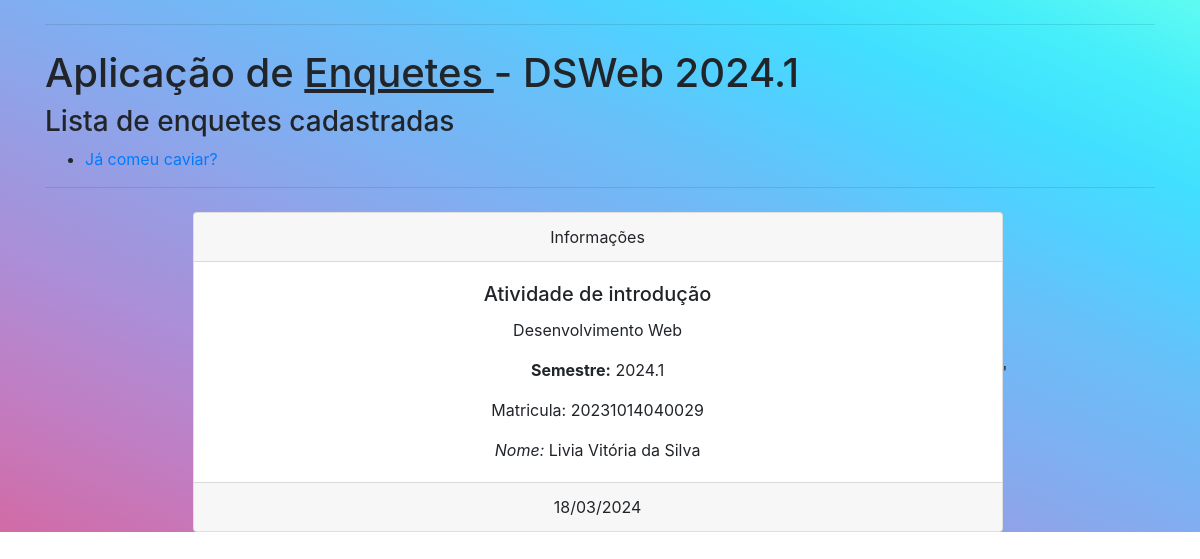
Before: /enquetes/ with the older database file.
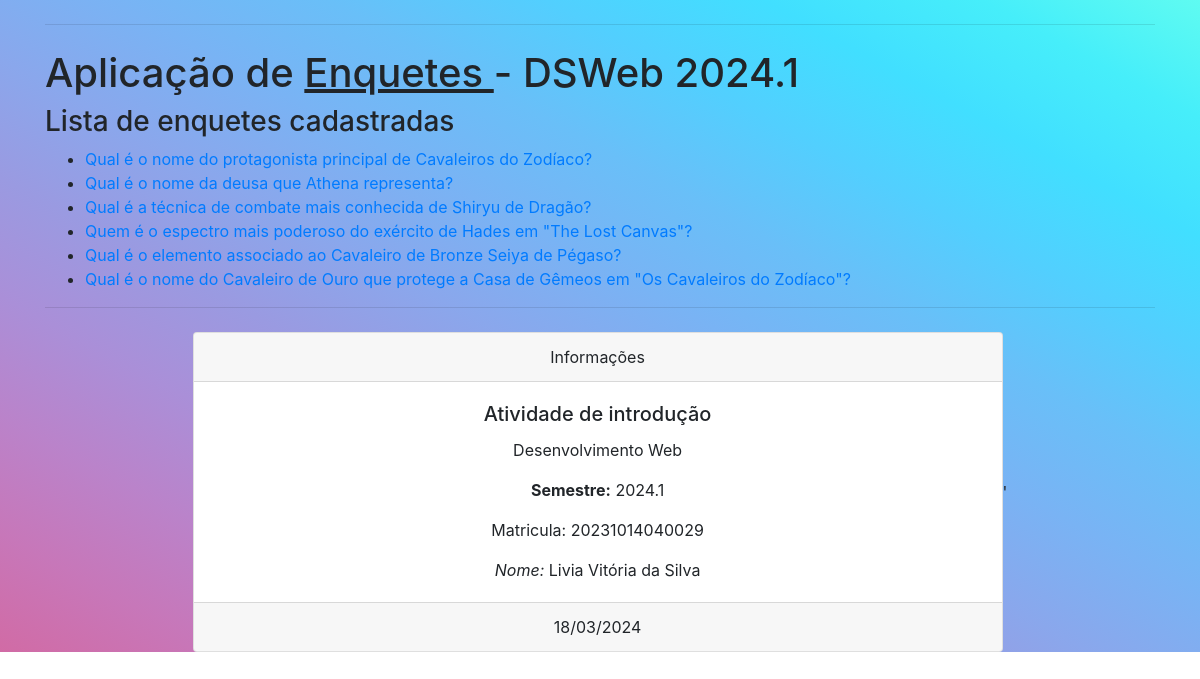
After: the same page with the newer database file.
### enquetes/models.py (models this page shows, shortened)
class Pergunta(models.Model):
    texto = models.CharField(max_length=150)
    data_pub = models.DateTimeField('Data de publicação')

### enquetes/views.py (the view)
# urls.py: path('', views.IndexView.as_view(), name="index"),
class IndexView (View):
    def get(self, request, *args, **kwargs):
        lista = Pergunta.objects.all()
        context = {'lista_enquetes': lista}
        return render(request,"index.html", context)

### enquetes/templates/index.html (shortened to what this page needs)
{% load static %}
<!DOCTYPE html>
<html lang="pt-br">
<head>
    <link rel="stylesheet" href="https://stackpath.bootstrapcdn.com/bootstrap/4.1.3/css/bootstrap.min.css">
    <link rel="stylesheet" type="text/css" href="{% static 'enquetes/styles.css' %}">
</head>
<body>
    <main class="container mt-4">
        <hr>
        <section id="a">
            <h1 class="mt-4">Aplicação de <u> Enquetes </u> - DSWeb 2024.1 </h1>
            {%  if lista_enquetes %}
            <h3>Lista de enquetes cadastradas</h3>
                <ul>
                    {% for p in lista_enquetes %}
                    <li> <a href="{% url "detalhes" p.id %}">{{p.texto }} </a></li>
                {% endfor %}
                </ul>
            {% else %}
                <h5> Nenhuma enquete cadastrada</h5>
            {% endif %}
        </section>
        <hr>
          <section class="container h-auto d-flex justify-content-center align-items-center mt-4">
            <div class="w-75">
                <div class="card text-center">
                    <div class="card-header">
                      Informações
                    </div>
                    <div class="card-body">
                      <h5 class="card-title">Atividade de introdução</h5>
                      <p class="card-text">Desenvolvimento Web</p>
                      <p class="card-text"><span><b>Semestre:</b> 2024.1</span>
                      </p>
                      <p class="card-text">Matricula: 20231014040029</p>
                      <p class="card-text"><i>Nome:</i> Livia Vitória da Silva</p>
                    </div>
                    <div class="card-footer text-body-secondary">
                      18/03/2024
                    </div>
                  </div>
            </div>
'
        </section>
    </main>
</body>
</html>

### static/enquetes/styles.css (style rules this page uses)
body { background: linear-gradient(to right top, #d16ba5, #c777b9, #ba83ca, #aa8fd8, #9a9ae1, #8aa7ec, #79b3f4, #69bff8, #52cffe, #41dfff, #46eefa, #5ffbf1) no-repeat; height: 100%; }

Changed rows visible on the page:
removed Pergunta: texto "Já comeu caviar?"
added Pergunta: texto "Qual é o nome do protagonista principal de Cavaleiros do Zodíaco?"
added Pergunta: texto "Qual é o nome da deusa que Athena representa?"
added Pergunta: texto "Qual é a técnica de combate mais conhecida de Shiryu de Dragão?"
added Pergunta: texto "Quem é o espectro mais poderoso do exército de Hades em \"The Lost Canvas\"?"
added Pergunta: texto "Qual é o elemento associado ao Cavaleiro de Bronze Seiya de Pégaso?"
added Pergunta: texto "Qual é o nome do Cavaleiro de Ouro que protege a Casa de Gêmeos em \"Os Cavaleiros do Zodíaco\"?"
